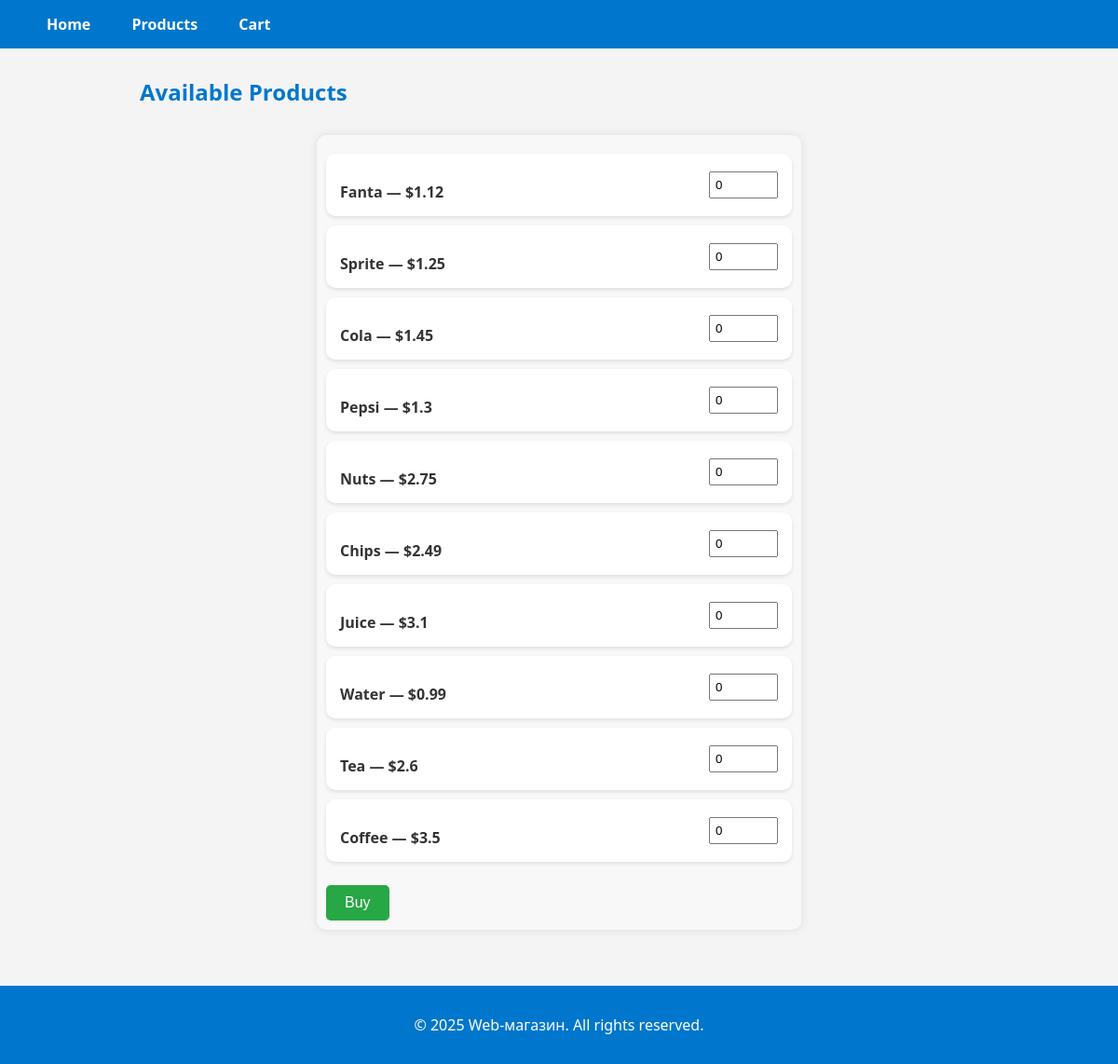
Screenshot of /Lab3/smp-pzpi-23-5-hushchyn-mykhailo-lab3/main.php?page=products with the database file from the repository.
### tables this page shows
CREATE TABLE products (
    id INTEGER PRIMARY KEY AUTOINCREMENT,
    name TEXT NOT NULL,
    price REAL NOT NULL
);

### Lab3/smp-pzpi-23-5-hushchyn-mykhailo-lab3/products.php (the view, shortened to what this page needs)
<?php
require_once 'db.php';
$products = $db->query("SELECT * FROM products")->fetchAll(PDO::FETCH_ASSOC);
?>
<h2>Available Products</h2>
<form method="POST" class="product-list">
    <?php foreach ($products as $product): ?>
        <div>
            <label><?= htmlspecialchars($product['name']) ?> — $<?= $product['price'] ?></label>
            <input type="number" name="count_<?= $product['id'] ?>" value="0" min="0">
        </div>
    <?php endforeach; ?>
    <button type="submit" name="add_to_cart" class="btn">Buy</button>
</form>

### Lab3/smp-pzpi-23-5-hushchyn-mykhailo-lab3/main.php (shortened to what this page needs)
<?php
require_once 'db.php';
?>
<!DOCTYPE html>
<html>
<head>
    <link rel="stylesheet" href="style.css">
</head>
<body>
<header>
    <nav>
        <a href="?page=home">Home</a>
        <a href="?page=products">Products</a>
        <a href="?page=cart">Cart</a>
    </nav>
</header>
<main>
<?php
$page = $_GET['page'] ?? 'home';
switch ($page)
{
    case "products":
        require_once("products.php");
        break;
}
?>
</main>
<footer>
    <p>&copy; 2025 Web-магазин. All rights reserved.</p>
</footer>
</body>
</html>

### Lab3/smp-pzpi-23-5-hushchyn-mykhailo-lab3/style.css (style rules this page uses)
body { font-family: 'Segoe UI', sans-serif; margin: 0; background: #f4f4f4; color: #333; }
header, footer { background-color: #0077cc; color: white; padding: 15px 30px; }
nav a { color: white; text-decoration: none; margin: 0 20px; font-weight: bold; }
main { padding: 30px; max-width: 900px; margin: auto; }
h2 { margin-top: 0; color: #0077cc; }
.product-list div { background: #fff; margin: 10px 0; padding: 15px; border-radius: 10px; box-shadow: 0 2px 4px rgba(0,0,0,0.1); display: flex; justify-content: space-between; align-items: center; }
.product-list label { flex: 1; }
.product-list input { width: 60px; padding: 5px; }
button.btn { margin-top: 15px; padding: 10px 20px; background: #28a745; color: white; border: none; font-size: 16px; border-radius: 5px; cursor: pointer; }
footer { text-align: center; }
form { max-width: 500px; margin: 30px auto; padding: 10px; background: #f8f8f8; border-radius: 10px; box-shadow: 0 0 10px rgba(0,0,0,0.1); }
form label { display: block; margin-top: 15px; font-weight: bold; color: #333; }

### rows the page displays
products: name "Fanta", price "1.12"
products: name "Sprite", price "1.25"
products: name "Cola", price "1.45"
products: name "Pepsi", price "1.3"
products: name "Nuts", price "2.75"
products: name "Chips", price "2.49"
products: name "Juice", price "3.1"
products: name "Water", price "0.99"
products: name "Tea", price "2.6"
products: name "Coffee", price "3.5"
